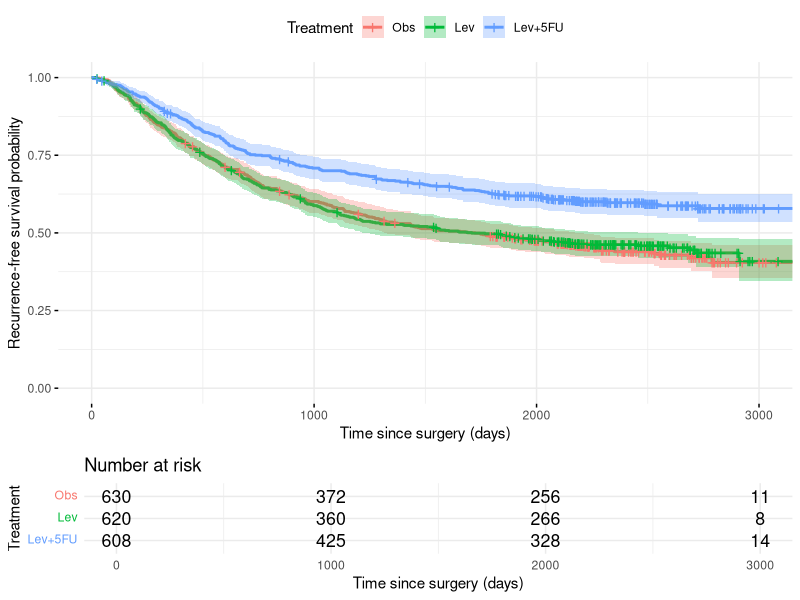
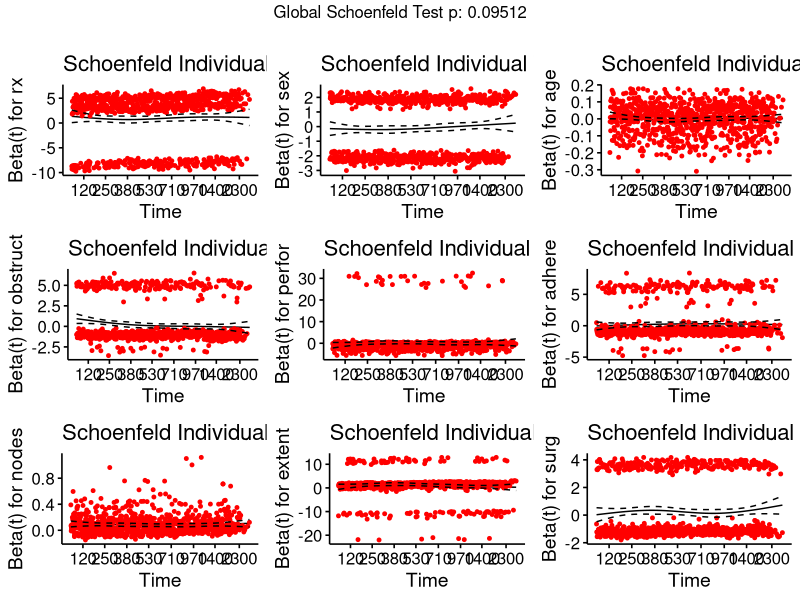
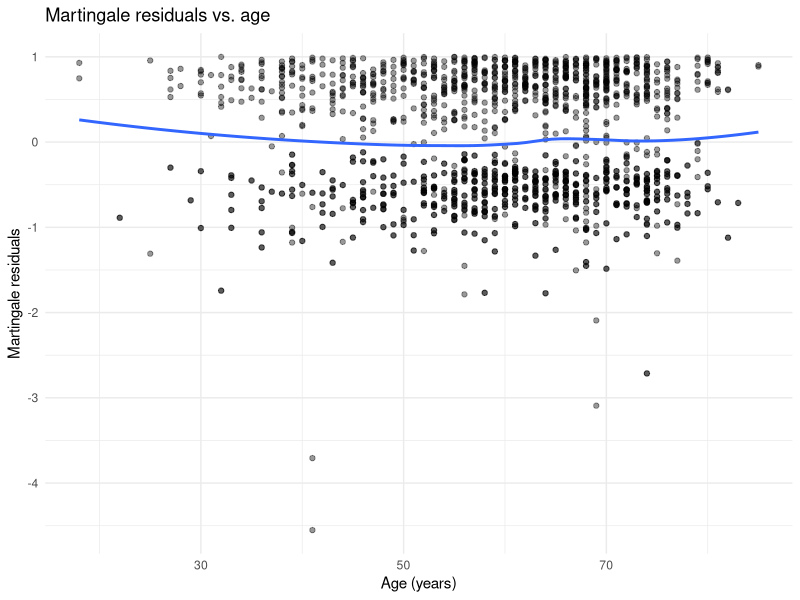
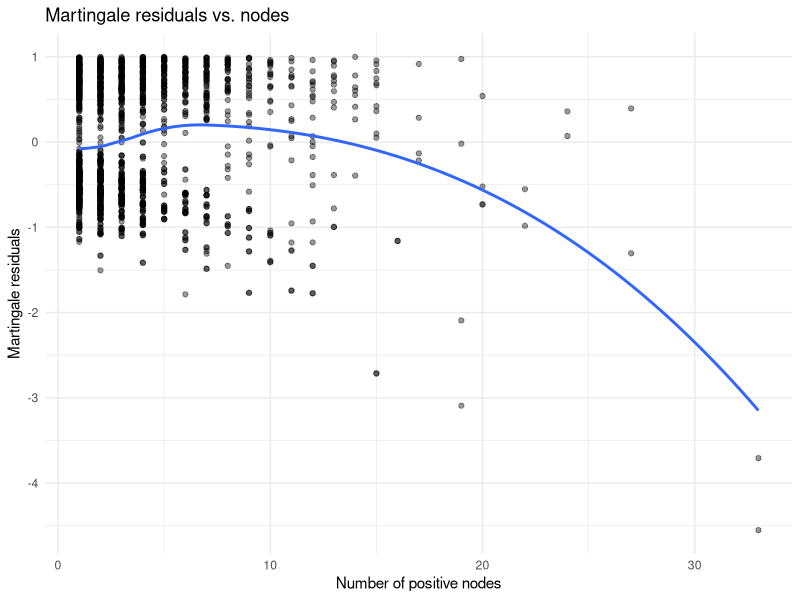
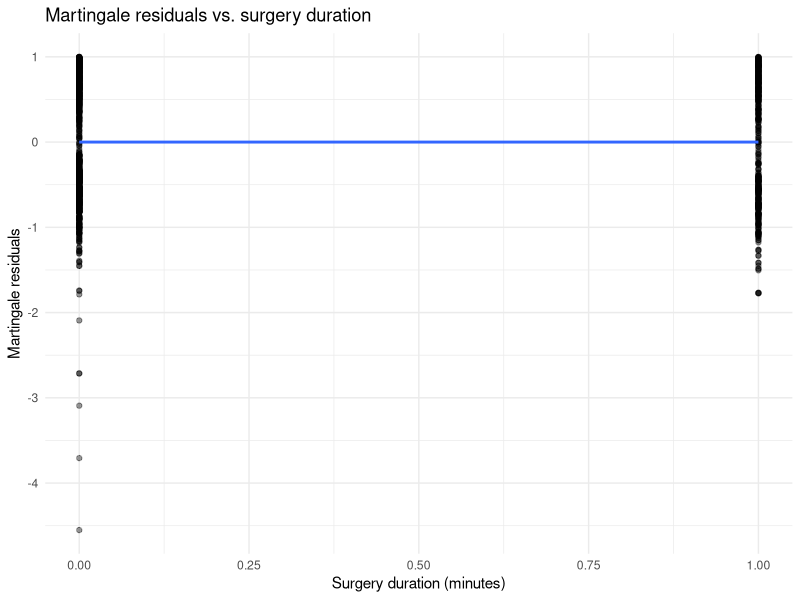
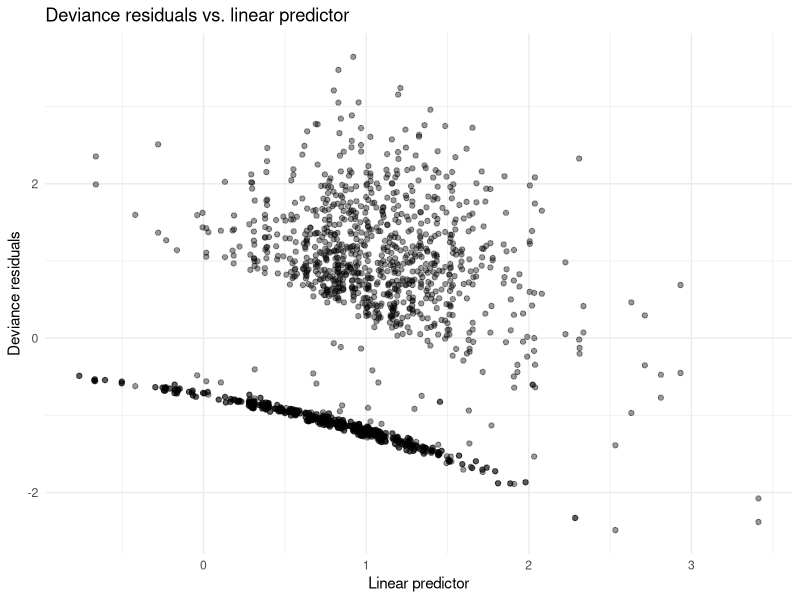
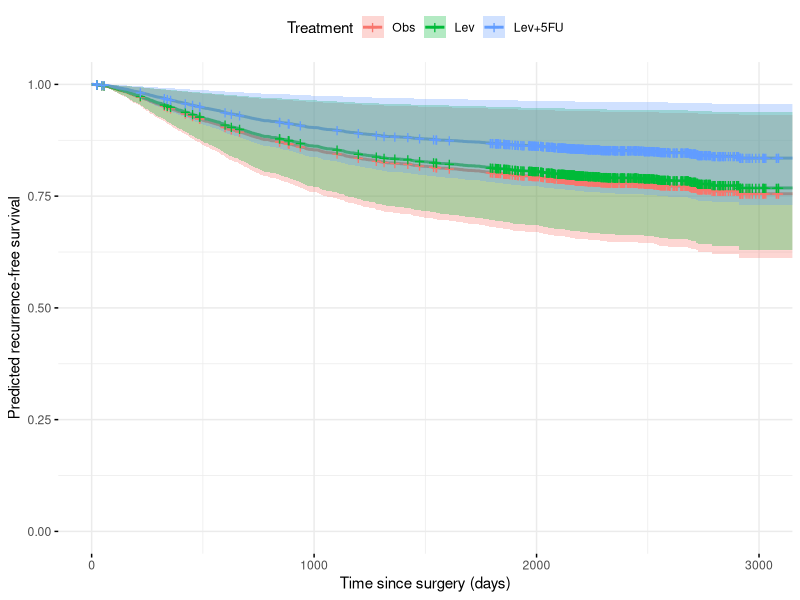
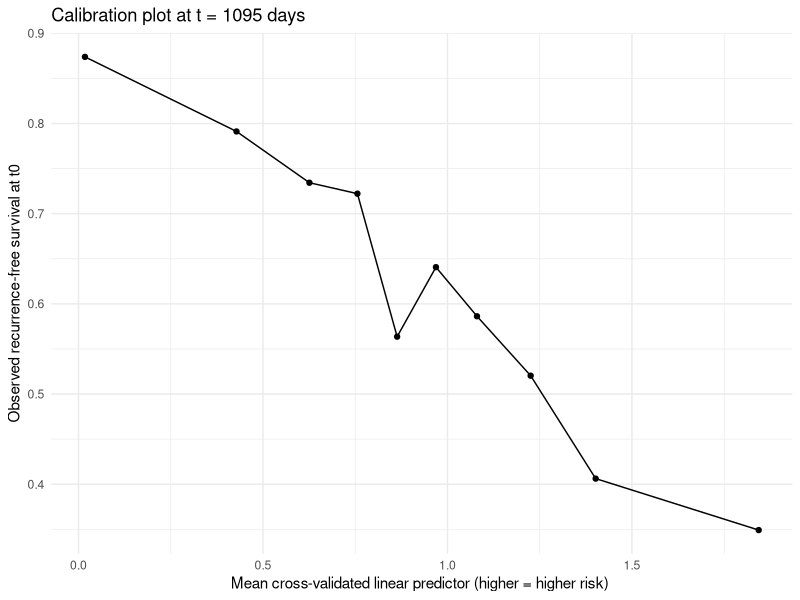

These charts were generated, in order, by the following R code:
# Load packages ------------------------------------------------------
library(survival)   # survival objects, Cox model
library(survminer)  # KM and Cox plots
library(dplyr)      # data wrangling
library(ggplot2)    # plotting
library(Hmisc)      # C-index (rcorr.cens)
library(tidyr)      # drop_na
library(knitr)      # kable
library(broom)      # tidy outputs
library(here)       # file paths
library(tibble)


#--- Load and Clean Data -----------------------------------------------------
set.seed(713)       # reproducibility

colon <- read.csv(here("colon.csv"))

# Replace nodes = 0 with 1
colon <- colon %>%
  mutate(
    nodes = ifelse(nodes == 0, 1, nodes)
  )


# Define survival object for recurrence-free survival
surv_obj <- Surv(time = colon$time, event = colon$status)


# Recode treatment (rx) and sex to factors
colon <- colon %>%
  mutate(
    rx = factor(rx,
                levels = c("Obs", "Lev", "Lev+5FU")),
    sex = factor(sex,
                 levels = c(0, 1),
                 labels = c("Female", "Male")),
    obstruct = factor(obstruct,
                      levels = c(0, 1),
                      labels = c("No obstruction", "Obstruction")),
    perfor = factor(perfor,
                    levels = c(0, 1),
                    labels = c("No perforation", "Perforation")),
    adhere = factor(adhere,
                    levels = c(0, 1),
                    labels = c("Adherent", "Not adherent")),
    extent = factor(extent)
  )


#--- Descriptive Statistics ----------------------------------------------------

# Baseline characteristics by treatment group (on full colon, not colon_model)
baseline_table <- colon %>%
  group_by(rx) %>%
  summarise(
    n = n(),
    age_mean = mean(age, na.rm = TRUE),
    age_sd   = sd(age, na.rm = TRUE),
    nodes_median = median(nodes, na.rm = TRUE),
    nodes_IQR    = IQR(nodes, na.rm = TRUE),
    male_pct     = mean(sex == "Male", na.rm = TRUE) * 100,
    obstruct_pct = mean(obstruct == "Obstruction", na.rm = TRUE) * 100,
    perfor_pct   = mean(perfor == "Perforation", na.rm = TRUE) * 100,
    nonadherent_pct = mean(adhere == "Not adherent", na.rm = TRUE) * 100,
    .groups = "drop"
  )

print(baseline_table)


#--- Kaplan–Meier Curves by Treatment ------------------------------------------

fit_km_rx <- survfit(Surv(time, status) ~ rx, data = colon)

km_plot_rx <- ggsurvplot(
  fit_km_rx,
  data       = colon,
  risk.table = TRUE,
  conf.int   = TRUE,
  pval       = FALSE,  # turned off to avoid "only 1 group" survdiff errors
  legend.title = "Treatment",
  legend.labs  = levels(colon$rx),
  xlab       = "Time since surgery (days)",
  ylab       = "Recurrence-free survival probability",
  ggtheme    = theme_minimal()
)

print(km_plot_rx)


#--- Cox Prediction Model -------------------------------------------------

cox <- coxph(
  Surv(time, status) ~ rx + sex + age +
    obstruct + perfor + adhere + nodes + extent + surg,
  data = colon
)

summary(cox)

cox_tidy <- tidy(cox, exponentiate = TRUE, conf.int = TRUE)
kable(cox_tidy, digits = 3,
      caption = "Cox prediction model: hazard ratios (for reference)")


#--- Model Diagnostics ---------------------------------------------------------

## 1) Proportional Hazards Assumption

zph_full <- cox.zph(cox)
print(zph_full)

# Schoenfeld residual plots
ggcoxzph(zph_full)


## 2) Martingale residuals

martingale_resid <- residuals(cox, type = "martingale")

# Create diagnostic dataframe by filtering colon to match the Cox model rows
diagnostic_df <- colon %>%
  drop_na(time, status, rx, sex, age, obstruct, perfor, adhere, nodes, extent, surg) %>%
  mutate(martingale = martingale_resid)

# Age vs martingale
ggplot(diagnostic_df, aes(x = age, y = martingale)) +
  geom_point(alpha = 0.4) +
  geom_smooth(method = "loess", se = FALSE) +
  theme_minimal() +
  labs(
    title = "Martingale residuals vs. age",
    x     = "Age (years)",
    y     = "Martingale residuals"
  )

# Nodes vs martingale
ggplot(diagnostic_df, aes(x = nodes, y = martingale)) +
  geom_point(alpha = 0.4) +
  geom_smooth(method = "loess", se = FALSE) +
  theme_minimal() +
  labs(
    title = "Martingale residuals vs. nodes",
    x     = "Number of positive nodes",
    y     = "Martingale residuals"
  )

# Surgery duration vs martingale
ggplot(diagnostic_df, aes(x = surg, y = martingale)) +
  geom_point(alpha = 0.4) +
  geom_smooth(method = "loess", se = FALSE) +
  theme_minimal() +
  labs(
    title = "Martingale residuals vs. surgery duration",
    x     = "Surgery duration (minutes)",
    y     = "Martingale residuals"
  )


## 3) Influential observations

deviance_resid <- residuals(cox, type = "deviance")
lp <- predict(cox, type = "lp")

diagnostic_df <- diagnostic_df %>%
  mutate(
    deviance = deviance_resid,
    lp       = lp
  )

ggplot(diagnostic_df, aes(x = lp, y = deviance)) +
  geom_point(alpha = 0.4) +
  theme_minimal() +
  labs(
    title = "Deviance residuals vs. linear predictor",
    x     = "Linear predictor",
    y     = "Deviance residuals"
  )


#--- Predicted Survival Curves by Treatment ------------------------------------

# Build typical patient using means from the complete case data
newdata_template <- diagnostic_df %>%
  summarise(
    age      = mean(age, na.rm = TRUE),
    nodes    = median(nodes, na.rm = TRUE),
    surg     = mean(surg, na.rm = TRUE)
  ) %>%
  mutate(
    sex      = levels(diagnostic_df$sex)[1],
    obstruct = levels(diagnostic_df$obstruct)[1],
    perfor   = levels(diagnostic_df$perfor)[1],
    adhere   = levels(diagnostic_df$adhere)[1],
    extent   = levels(diagnostic_df$extent)[1]
  )

# Create one row for each treatment level
newdata_pred <- newdata_template %>%
  slice(rep(1, 3)) %>%
  mutate(rx = levels(colon$rx))

# Check for NAs before fitting
print("Checking newdata_pred:")
print(newdata_pred)
print(sapply(newdata_pred, class))

fit_pred <- survfit(cox, newdata = newdata_pred)

pred_plot_rx <- ggsurvplot(
  fit_pred,
  data         = newdata_pred,
  legend.title = "Treatment",
  legend.labs  = levels(colon$rx),
  xlab         = "Time since surgery (days)",
  ylab         = "Predicted recurrence-free survival",
  ggtheme      = theme_minimal()
)

print(pred_plot_rx)


#--- Internal Validation -------------------------------------------------------

# Create colon_model as the complete case dataset
colon_model <- colon %>%
  drop_na(time, status, rx, sex, age, obstruct, perfor, adhere, nodes, extent, surg)

K <- 10
n <- nrow(colon_model)

set.seed(713)
fold_id <- sample(rep(1:K, length.out = n))
colon_model$fold_id <- fold_id

# store cross-validated linear predictor
lp_cv <- rep(NA_real_, n)

for (k in 1:K) {
  train_data <- colon_model %>% filter(fold_id != k)
  test_data  <- colon_model %>% filter(fold_id == k)
  
  cox_k <- coxph(
    Surv(time, status) ~ rx + sex + age +
      obstruct + perfor + adhere + nodes + extent + surg,
    data = train_data
  )
  
  lp_k <- predict(cox_k, newdata = test_data, type = "lp")
  lp_cv[colon_model$fold_id == k] <- lp_k
}

colon_model$lp_cv <- lp_cv

## C-index (discrimination, out-of-sample)
cindex_cv <- rcorr.cens(
  x = colon_model$lp_cv,
  S = Surv(colon_model$time, colon_model$status)
)

cindex_est <- as.numeric(cindex_cv["C Index"])

perf_table <- tibble(
  metric   = "C-index (10-fold CV)",
  estimate = cindex_est
)

kable(
  perf_table,
  digits = 3,
  caption = "Out-of-sample discrimination: C-index from 10-fold cross-validation"
)


## Calibration slope
cox_calib <- coxph(
  Surv(time, status) ~ lp_cv,
  data = colon_model
)

calib_tidy <- tidy(cox_calib, conf.int = TRUE, conf.level = 0.95) %>%
  filter(term == "lp_cv") %>%
  select(estimate, conf.low, conf.high, p.value)

kable(
  calib_tidy,
  digits = 3,
  caption = "Calibration slope for cross-validated risk score"
)


#--- Calibration Plot ----------------------------------------------------------

t0 <- 1095  # ~3 years

colon_model <- colon_model %>%
  mutate(lp_decile = ntile(lp_cv, 10))

get_km_at_t0 <- function(data, t0) {
  fit <- survfit(Surv(time, status) ~ 1, data = data)
  s <- summary(fit, times = t0)$surv
  if (length(s) == 0) return(NA_real_)
  s
}

calib_df <- colon_model %>%
  group_by(lp_decile) %>%
  summarise(
    mean_lp = mean(lp_cv, na.rm = TRUE),
    surv_t0 = get_km_at_t0(cur_data_all(), t0),
    .groups = "drop"
  ) %>%
  arrange(lp_decile)

ggplot(calib_df, aes(x = mean_lp, y = surv_t0)) +
  geom_point() +
  geom_line() +
  theme_minimal() +
  labs(
    title = paste0("Calibration plot at t = ", t0, " days"),
    x     = "Mean cross-validated linear predictor (higher = higher risk) ",
    y     = "Observed recurrence-free survival at t0"
  )
